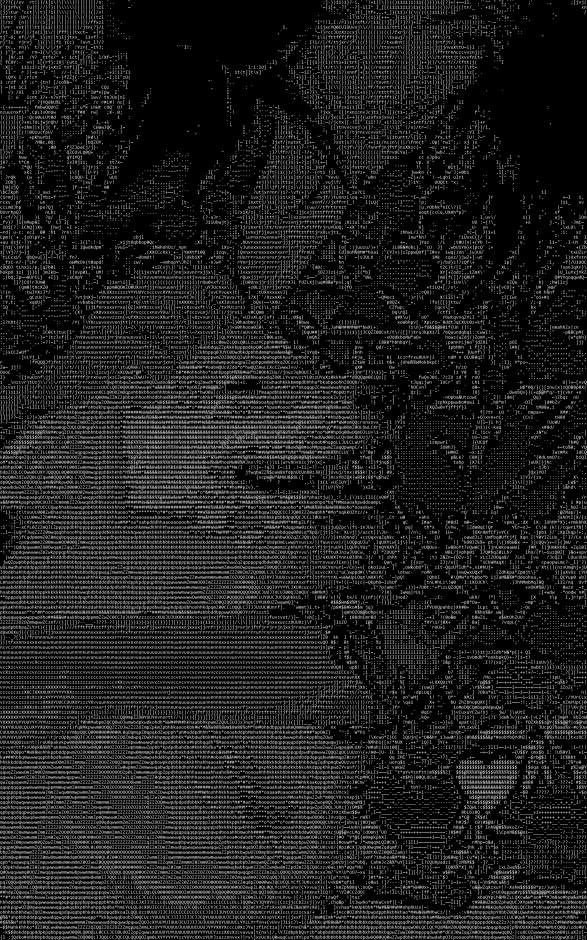
#> input picture IMG_20250911_191737_956_ascii.png, 1760 x 2820 px (shown at 1/3 size); its folder holds only this picture in this run
$ python ascii_image.py IMG_20250911_191737_956_ascii.png
#> lines starting #> are read from the running program, lines starting #| are printed output that depends on the picture; after the words box and inside, x2 and y2 are one past the last pixel; in counts of white or black regions, pixels touching at a corner belong together
#!/usr/bin/env python3
"""Convert raster images into high-detail rendered ASCII images."""

from __future__ import annotations

import argparse
import sys
from pathlib import Path

from PIL import (
    Image,
    ImageChops,
    ImageColor,
    ImageDraw,
    ImageEnhance,
    ImageFilter,
    ImageFont,
    ImageOps,
    UnidentifiedImageError,
)


TEXTURE_FAMILIES = tuple(" .'`^\",:;Il!i~+_-?][}{1)(|\\/tfjrxnuvczXYUJCLQ0OZmwqpdbkhao*#MW&8%B@$")

COMPACT_FAMILIES = tuple(c for c in " .:-=+*#%@")

BAYER_4 = (
    (0, 8, 2, 10),
    (12, 4, 14, 6),
    (3, 11, 1, 9),
    (15, 7, 13, 5),
)


def parse_color(value: str) -> tuple[int, int, int]:
    """Parse a named or hexadecimal color for argparse."""
    try:
        return ImageColor.getcolor(value, "RGB")
    except ValueError as error:
        raise argparse.ArgumentTypeError(
            f"invalid color {value!r}; use a name like cyan or a hex value like #39FF14"
        ) from error


def stable_pick(x: int, y: int, size: int) -> int:
    """Deterministic coordinate hash; avoids a noisy result that changes per run."""
    value = (x * 0x1F123BB5) ^ (y * 0x5F356495) ^ ((x + y) * 0x6C8E9CF5)
    value ^= value >> 16
    return value % size


def prepare_image(
    path: Path,
    width: int,
    height: int | None,
    cell_aspect: float,
    contrast: float,
    gamma: float,
    black_point: float,
    detail: float,
    edge_boost: float,
    invert: bool,
    autocontrast: bool,
) -> tuple[Image.Image, Image.Image]:
    # Force a full decode inside the context so the input handle is always
    # closed before an output file is opened (particularly important on Windows).
    with Image.open(path) as opened:
        source = ImageOps.exif_transpose(opened).convert("RGBA")
    # Transparent pixels become black, matching the default terminal canvas.
    canvas = Image.new("RGBA", source.size, (0, 0, 0, 255))
    source = Image.alpha_composite(canvas, source).convert("RGB")

    if height is None:
        height = max(1, round(width * source.height / source.width * cell_aspect))

    rgb = source.resize((width, height), Image.Resampling.LANCZOS)
    gray = ImageOps.grayscale(rgb)

    if autocontrast:
        # Useful for flat source images, but optional because it can promote a
        # near-black JPEG/PNG background into visible texture.
        gray = ImageOps.autocontrast(gray, cutoff=(0.35, 0.35))
    if detail > 0:
        sharpened = gray.filter(
            ImageFilter.UnsharpMask(
                radius=1.25,
                percent=max(0, round(130 * detail)),
                threshold=2,
            )
        )
        # Do not turn sensor/compression noise below the chosen black point
        # into isolated punctuation on an otherwise clean dark background.
        shadow_mask = gray.point(lambda value: 255 if value > black_point * 255 else 0)
        gray = Image.composite(sharpened, gray, shadow_mask)
    if edge_boost > 0:
        # Luminance alone loses boundaries between different hues of equal
        # brightness. RGB edge detection restores a subtle bright contour.
        edges = ImageOps.grayscale(rgb.filter(ImageFilter.FIND_EDGES))
        for x in range(width):
            edges.putpixel((x, 0), 0)
            edges.putpixel((x, height - 1), 0)
        for y in range(height):
            edges.putpixel((0, y), 0)
            edges.putpixel((width - 1, y), 0)
        # A soft edge floor removes low-level chroma/JPEG noise while retaining
        # meaningful boundaries such as hair, glasses, packaging, and text.
        edge_floor = 12
        edges = edges.point(
            lambda value: round(max(0, value - edge_floor) * 255 / (255 - edge_floor))
        )
        edges = ImageEnhance.Brightness(edges).enhance(edge_boost)
        gray = ImageChops.screen(gray, edges)
    if contrast != 1:
        gray = ImageEnhance.Contrast(gray).enhance(contrast)

    lut = [
        round(255 * (max(0.0, (i / 255 - black_point) / (1 - black_point)) ** gamma))
        for i in range(256)
    ]
    gray = gray.point(lut)
    if invert:
        gray = ImageOps.invert(gray)
    return gray, rgb


def quantized_levels(gray: Image.Image, count: int, dither: str) -> list[list[int]]:
    width, height = gray.size
    values = [[gray.getpixel((x, y)) / 255 for x in range(width)] for y in range(height)]
    result = [[0] * width for _ in range(height)]

    if dither == "floyd":
        work = [row[:] for row in values]
        for y in range(height):
            x_range = range(width) if y % 2 == 0 else range(width - 1, -1, -1)
            direction = 1 if y % 2 == 0 else -1
            for x in x_range:
                old = min(1.0, max(0.0, work[y][x]))
                level = round(old * (count - 1))
                result[y][x] = level
                error = old - level / (count - 1)
                for dx, dy, weight in (
                    (direction, 0, 7 / 16),
                    (-direction, 1, 3 / 16),
                    (0, 1, 5 / 16),
                    (direction, 1, 1 / 16),
                ):
                    nx, ny = x + dx, y + dy
                    if 0 <= nx < width and 0 <= ny < height:
                        work[ny][nx] += error * weight
        return result

    for y, row in enumerate(values):
        for x, value in enumerate(row):
            if dither == "ordered":
                # Less than one tonal step: enough to reveal gradients without
                # turning smooth areas into an obvious checkerboard.
                value += ((BAYER_4[y % 4][x % 4] + 0.5) / 16 - 0.5) / (count - 1)
            result[y][x] = round(min(1, max(0, value)) * (count - 1))
    return result


def ansi_rgb(rgb: tuple[int, int, int]) -> str:
    return f"\x1b[38;2;{rgb[0]};{rgb[1]};{rgb[2]}m"


def render_ascii(
    gray: Image.Image,
    rgb: Image.Image,
    families: tuple[str, ...],
    dither: str,
    color: bool,
) -> str:
    width, height = gray.size
    levels = quantized_levels(gray, len(families), dither)
    lines: list[str] = []

    for y in range(height):
        chars = [
            families[levels[y][x]][stable_pick(x, y, len(families[levels[y][x]]))]
            for x in range(width)
        ]
        visible_width = len("".join(chars).rstrip())
        if not color:
            lines.append("".join(chars[:visible_width]))
            continue

        pieces: list[str] = []
        previous_color: tuple[int, int, int] | None = None
        for x, char in enumerate(chars[:visible_width]):
            if char != " ":
                pixel_color = rgb.getpixel((x, y))
                # Reducing precision greatly shrinks ANSI output while remaining
                # visually indistinguishable at character-cell resolution.
                pixel_color = tuple((channel // 12) * 12 for channel in pixel_color)
                if pixel_color != previous_color:
                    pieces.append(ansi_rgb(pixel_color))
                    previous_color = pixel_color
            pieces.append(char)
        if pieces:
            pieces.append("\x1b[0m")
        lines.append("".join(pieces))
    return "\n".join(lines)


def load_monospace_font(size: int) -> ImageFont.FreeTypeFont | ImageFont.ImageFont:
    """Load a common monospace font, falling back to Pillow's bundled font."""
    candidates = (
        Path(r"C:\Windows\Fonts\consola.ttf"),
        Path(r"C:\Windows\Fonts\lucon.ttf"),
        Path("/usr/share/fonts/truetype/dejavu/DejaVuSansMono.ttf"),
        Path("/System/Library/Fonts/Menlo.ttc"),
    )
    for candidate in candidates:
        if candidate.is_file():
            return ImageFont.truetype(str(candidate), size)
    try:
        return ImageFont.load_default(size=size)
    except TypeError:  # Older Pillow fallback.
        return ImageFont.load_default()


def render_ascii_image(
    art: str,
    rgb: Image.Image,
    font_size: int,
    color: bool,
    invert: bool,
    ink_color: tuple[int, int, int] | None = None,
    background_color: tuple[int, int, int] | None = None,
) -> Image.Image:
    """Render ASCII characters into an ordinary RGB image."""
    lines = art.split("\n")
    font = load_monospace_font(font_size)
    try:
        ascent, descent = font.getmetrics()
        cell_height = max(font_size, ascent + descent)
    except AttributeError:
        cell_height = font_size
    cell_width = max(1, round(font.getlength("M")))

    background = background_color or ((255, 255, 255) if invert else (0, 0, 0))
    monochrome_ink = ink_color or ((0, 0, 0) if invert else (255, 255, 255))
    canvas = Image.new(
        "RGB",
        (rgb.width * cell_width, rgb.height * cell_height),
        background,
    )
    draw = ImageDraw.Draw(canvas)

    for y, line in enumerate(lines[:rgb.height]):
        for x, char in enumerate(line[:rgb.width]):
            if char == " ":
                continue
            ink = rgb.getpixel((x, y)) if color else monochrome_ink
            draw.text((x * cell_width, y * cell_height), char, font=font, fill=ink)
    return canvas


def build_parser() -> argparse.ArgumentParser:
    parser = argparse.ArgumentParser(
        description="Convert an image to a high-detail rendered ASCII image.",
        formatter_class=argparse.ArgumentDefaultsHelpFormatter,
    )
    parser.add_argument("image", type=Path, help="input PNG, JPEG, WebP, etc.")
    parser.add_argument("-w", "--width", type=int, default=220, help="output character columns")
    parser.add_argument("--height", type=int, help="force output rows")
    parser.add_argument(
        "--cell-aspect", type=float, default=0.48,
        help="terminal character width/height correction",
    )
    parser.add_argument("--contrast", type=float, default=1.12)
    parser.add_argument(
        "--gamma", type=float, default=0.78,
        help="below 1 reveals shadows; above 1 deepens them",
    )
    parser.add_argument(
        "--black-point", type=float, default=0.05,
        help="fraction treated as pure black; suppresses background noise",
    )
    parser.add_argument("--detail", type=float, default=1.35, help="local detail strength")
    parser.add_argument(
        "--edge-boost", type=float, default=0.24,
        help="preserve boundaries between different colors of similar brightness",
    )
    parser.add_argument(
        "--autocontrast", action="store_true",
        help="stretch a flat image's tonal range (may reveal background noise)",
    )
    parser.add_argument("--invert", action="store_true", help="dark glyphs on light background")
    parser.add_argument(
        "--dither", choices=("ordered", "floyd", "none"), default="floyd",
    )
    parser.add_argument(
        "--style", choices=("texture", "compact"), default="texture",
        help="varied reference-like glyphs or a traditional short ramp",
    )
    color_group = parser.add_mutually_exclusive_group()
    color_group.add_argument(
        "--color", action="store_true", help="render glyphs in source-image colors",
    )
    color_group.add_argument(
        "--ink-color", type=parse_color, metavar="COLOR",
        help="render every glyph in a named or hex color, such as cyan or #39FF14",
    )
    parser.add_argument(
        "--background-color", type=parse_color, metavar="COLOR",
        help="use a named or hex background color instead of black/white",
    )
    parser.add_argument("--font-size", type=int, default=14, help="ASCII glyph size in output image")
    parser.add_argument(
        "-o", "--output", type=Path,
        help="output PNG/JPEG/WebP path (default: IMAGE_ascii.png beside input)",
    )
    return parser


def main() -> int:
    args = build_parser().parse_args()
    if not args.image.is_file():
        print(f"error: image not found: {args.image}", file=sys.stderr)
        return 2
    output = args.output or args.image.with_name(f"{args.image.stem}_ascii.png")
    if not output.suffix:
        output = output.with_suffix(".png")
    if output.resolve() == args.image.resolve():
        print("error: output path must not overwrite the input image", file=sys.stderr)
        return 2

    width = args.width
    if width < 2 or (args.height is not None and args.height < 1):
        print("error: width must be >= 2 and height must be >= 1", file=sys.stderr)
        return 2
    if (
        args.gamma <= 0
        or args.cell_aspect <= 0
        or args.contrast <= 0
        or args.font_size < 4
        or args.detail < 0
        or args.edge_boost < 0
        or not 0 <= args.black_point < 1
    ):
        print(
            "error: gamma/cell aspect/contrast must be positive, font size >= 4, "
            "detail/edge boost nonnegative, and black point in [0, 1)",
            file=sys.stderr,
        )
        return 2

    try:
        gray, rgb = prepare_image(
            args.image, width, args.height, args.cell_aspect,
            args.contrast, args.gamma, args.black_point, args.detail, args.edge_boost,
            args.invert, args.autocontrast,
        )
#> in prepare_image, opened is the input picture: PIL image 1760x2820 RGB; min 0, max 255, mean 30.7
#> in prepare_image, `rgb = source.resize((width, height), Image.Resampling.LANCZOS)`:
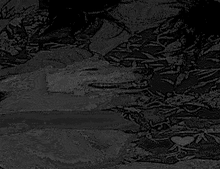
#> rgb: PIL image 220x169 RGB; min 0, max 89, mean 31.1
#> in prepare_image, `sharpened = gray.filter( ImageFilter.UnsharpMask( radius=1.25, percent..`:
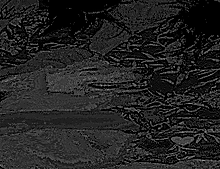
#> sharpened: PIL image 220x169 L; min 0, max 169, mean 34.2
#> in prepare_image, `shadow_mask = gray.point(lambda value: 255 if value > black_point * 25..`:
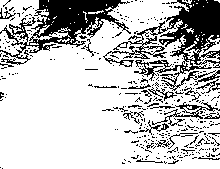
#> shadow_mask: PIL image 220x169 L; 75.9% white; 356 black regions (328 under 20 px), largest, box (x1, y1, x2, y2) and area: (103, 0, 220, 91) 3434, (0, 0, 131, 65) 3027, (152, 102, 220, 126) 320
#> in prepare_image, `edges = ImageOps.grayscale(rgb.filter(ImageFilter.FIND_EDGES))`:
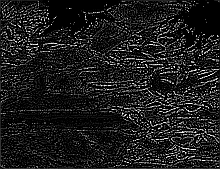
#> edges: PIL image 220x169 L; min 0, max 255, mean 28.6
#> in prepare_image, `edges = ImageEnhance.Brightness(edges).enhance(edge_boost)`:
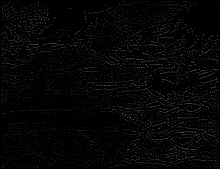
#> edges: PIL image 220x169 L; min 0, max 61, mean 5.6
#> in prepare_image, `gray = gray.point(lut)`:
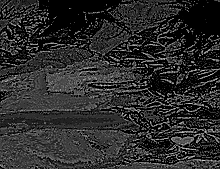
#> gray: PIL image 220x169 L; min 0, max 216, mean 43.9
    except (UnidentifiedImageError, OSError, ValueError) as error:
        print(f"error: could not read image: {error}", file=sys.stderr)
        return 2
    families = TEXTURE_FAMILIES if args.style == "texture" else COMPACT_FAMILIES
    art = render_ascii(gray, rgb, families, args.dither, False)
#> in quantized_levels, `values = [[gray.getpixel((x, y)) / 255 for x in range(width)] for y in..`: values = 169 items
    try:
        result = render_ascii_image(
            art,
            rgb,
            args.font_size,
            args.color,
            args.invert,
            args.ink_color,
            args.background_color,
        )
#> in render_ascii_image, `canvas = Image.new( "RGB", (rgb.width * cell_width, rgb.height * cell_..`: canvas: PIL image 1760x2873 RGB; every value is 0
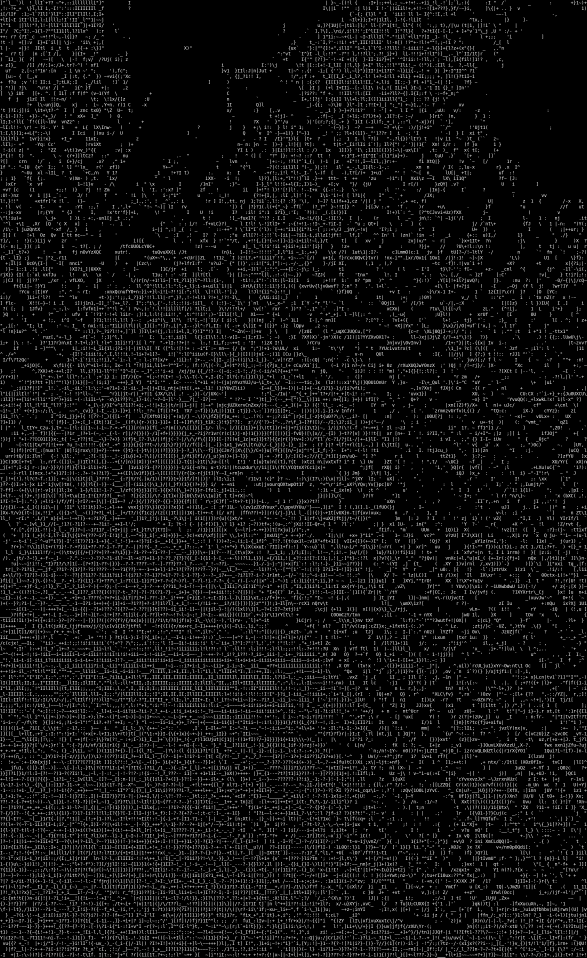
#> result: PIL image 1760x2873 RGB (shown at 1/3 size); min 0, max 255, mean 18.3
        output.parent.mkdir(parents=True, exist_ok=True)
        result.save(output)
    except (OSError, ValueError) as error:
        print(f"error: could not write output image: {error}", file=sys.stderr)
        return 2
    return 0


if __name__ == "__main__":
    raise SystemExit(main())
#> (the program exits here)
